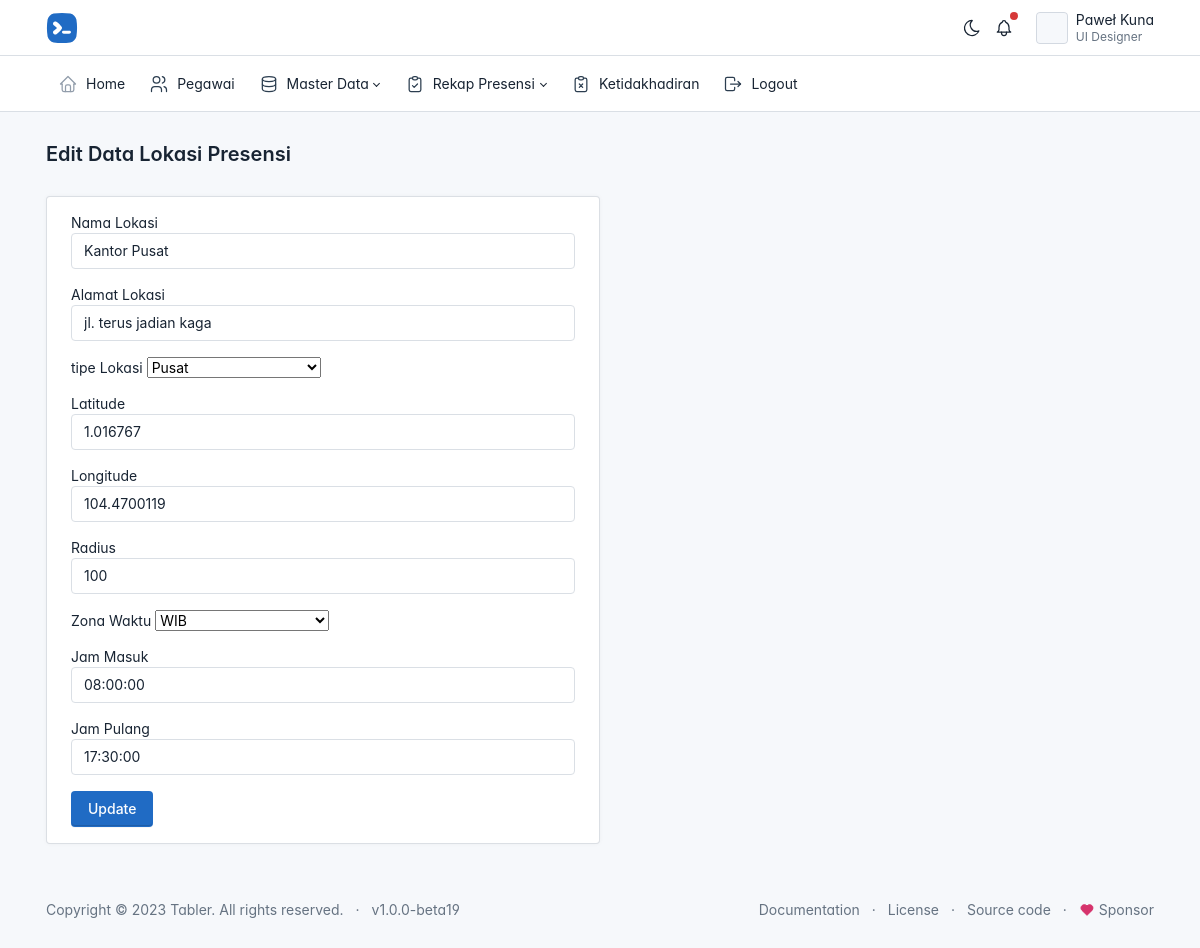
Page /admin/data_lokasi_presensi/edit.php?id=3 (signed in) on the earlier database version.
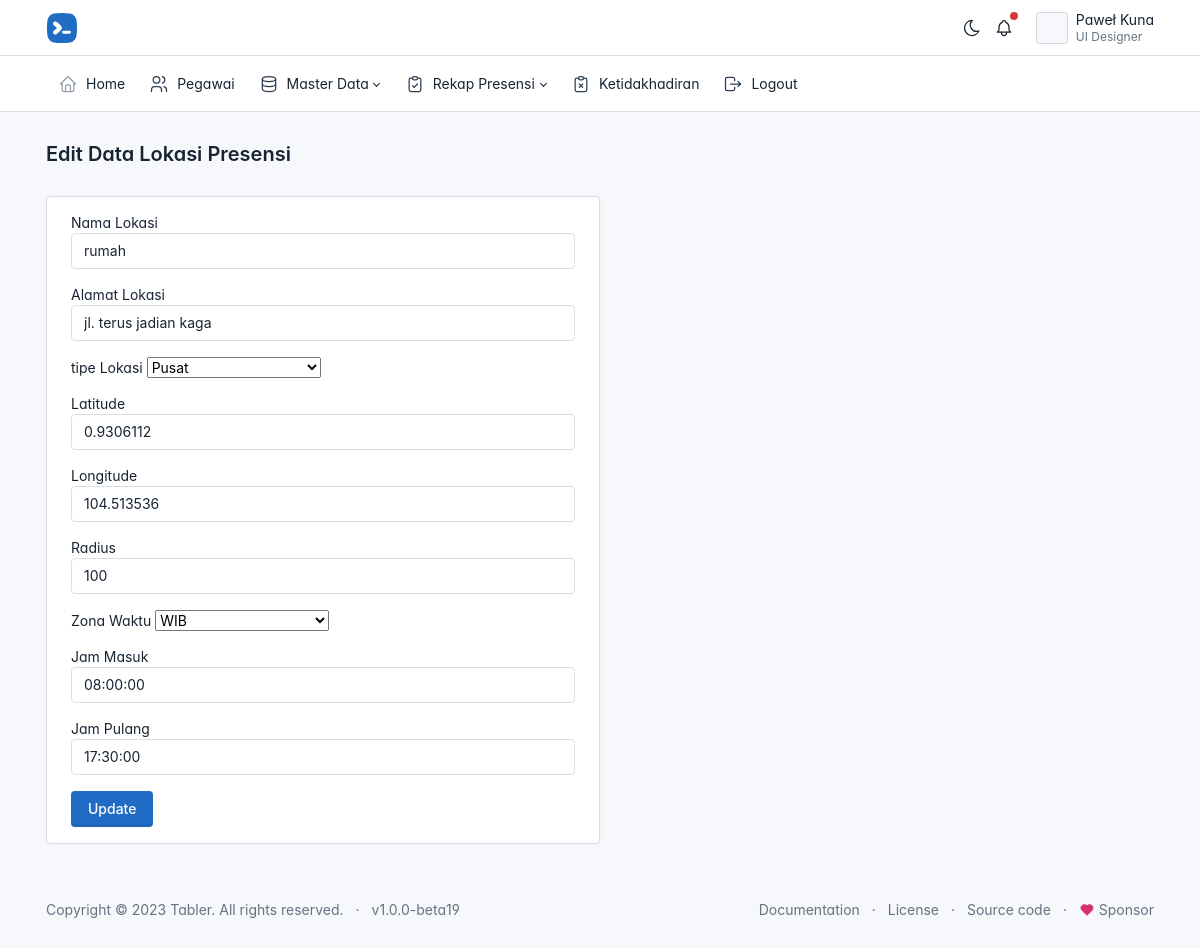
Same page on the later database version.
### tables this page shows
CREATE TABLE `lokasi_presensi` (
  `id` int(11) NOT NULL,
  `nama_lokasi` varchar(255) NOT NULL,
  `alamat_lokasi` varchar(255) NOT NULL,
  `tipe_lokasi` varchar(255) NOT NULL,
  `latitude` varchar(50) NOT NULL,
  `longitude` varchar(50) NOT NULL,
  `radius` int(11) NOT NULL,
  `zona_waktu` varchar(4) NOT NULL,
  `jam_masuk` time NOT NULL,
  `jam_pulang` time NOT NULL
);

### config.php (called while the page is built, shortened)
<?php
function base_url($url = null)
{
    $base_url = 'http://localhost/presensi';
    if ($url != null) {
        return $base_url . "/".$url;
    }
    return $base_url;
}

### admin/data_lokasi_presensi/edit.php (the view, shortened to what this page needs)
<?php
include('../../admin/layout/header.php');
require_once('../../config.php');
$id = isset($_GET['id']) ? $_GET['id'] : $_POST['id']   ;
$result = mysqli_query($connection, "SELECT * FROM lokasi_presensi WHERE id = $id") or die(mysqli_error($connection));
while ($lokasi = mysqli_fetch_array($result)) {
    $nama_lokasi = $lokasi['nama_lokasi'];
    $alamat_lokasi = $lokasi['alamat_lokasi'];
    $tipe_lokasi = $lokasi['tipe_lokasi'];
    $latitude = $lokasi['latitude'];
    $longitude = $lokasi['longitude'];
    $radius = $lokasi['radius'];
    $zona_waktu = $lokasi['zona_waktu'];
    $jam_masuk = $lokasi['jam_masuk'];
    $jam_pulang = $lokasi['jam_pulang'];
}
?>
<div class="page-body">
    <div class="container-xl">
        <div class="card col-md-6">
            <div class="card-body">
                <form action="<?= base_url('admin/data_lokasi_presensi/edit.php') ?>" method="POST">
                    <div class="mb-3">
                        <label for="">Nama Lokasi</label>
                        <input type="text" class="form-control" name="nama_lokasi" value="<?= $nama_lokasi  ?>">
                    </div>
                    <div class="mb-3">
                        <label for="">Alamat Lokasi</label>
                        <input type="text" class="form-control" name="alamat_lokasi" value="<?= $alamat_lokasi  ?>">
                    </div>
                    <div class="mb-3">
                        <label for="">tipe Lokasi</label>
                        <select name="tipe_lokasi" class="form_control">
                            <option <?php if($tipe_lokasi == "Pusat") echo 'selected'; ?> value="Pusat">Pusat</option>
                        </select>
                    </div>
                    <div class="mb-3">
                        <label for="">Latitude</label>
                        <input type="text" class="form-control" name="latitude" value="<?= $latitude  ?>">
                    </div>
                    <div class="mb-3">
                        <label for="">Longitude</label>
                        <input type="text" class="form-control" name="longitude" value="<?= $longitude  ?>">
                    </div>
                    <div class="mb-3">
                        <label for="">Radius</label>
                        <input type="text" class="form-control" name="radius" value="<?= $radius  ?>">
                    </div>
                    <div class="mb-3">
                        <label for="">Zona Waktu</label>
                        <select name="zona_waktu" class="form_control">
                            <option <?php if($zona_waktu == "WIB") echo 'selected'; ?> value="WIB">WIB</option>
                        </select>
                    </div>
                    <div class="mb-3">
                        <label for="">Jam Masuk</label>
                        <input type="text" class="form-control" name="jam_masuk" value="<?= $jam_masuk  ?>">
                    </div>
                    <div class="mb-3">
                        <label for="">Jam Pulang</label>
                        <input type="text" class="form-control" name="jam_pulang" value="<?= $jam_pulang  ?>">
                    </div>
                    <button class="btn btn-primary" type="submit" name="update">Update</button>
                </form>
            </div>
        </div>
    </div>
</div>
<?php include('../../admin/layout/footer.php') ?>

Differences in the rows shown:
changed lokasi_presensi "jl. terus jadian kaga": nama_lokasi "Kantor Pusat" → "rumah"; latitude "1.016767" → "0.9306112"; longitude "104.4700119" → "104.513536"
